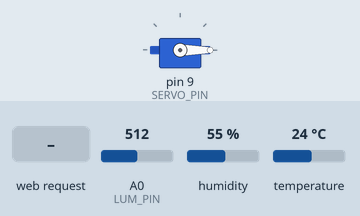
Recording of a sketch running on a simulated Arduino Uno, built with avr-gcc and run on an emulated ATmega328P. Shown: servo. Inputs (shaded band) come from the test bench; at power-on: A0 (LUM_PIN) = 512, humidity 55 %, temperature 24 °C. WiFi joins after 1.5 s; servers stay silent unless stated.

Above: at 1.2 s.
1.3 s: HTTP request GET /ouvrir received
At 1.8 s:
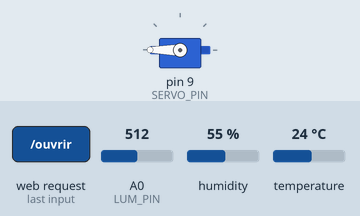
2.8 s: HTTP request GET /fermer received
At 4.0 s:
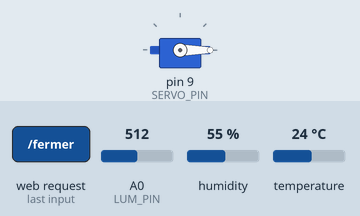
4.3 s: HTTP request GET /auto received
At 5.3 s:
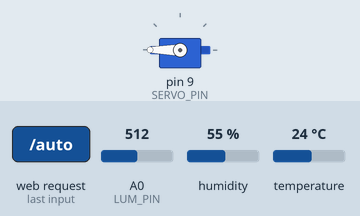
Timing chart, 0 to 7.3 s (numbered marks = the images above; inputs shaded):
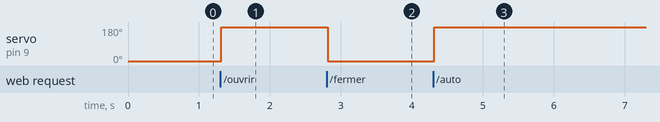

The sketch:

codefinal.ino
```cpp
#include <SPI.h>
#include <Ethernet.h>
#include <Servo.h>
#include <DHT.h>

#define DHTPIN 6
#define DHTTYPE DHT11
#define SERVO_PIN 9
#define LUM_PIN A0

DHT dht(DHTPIN, DHTTYPE);
Servo volet;

byte mac[] = { 0xDE, 0xAD, 0xBE, 0xEF, 0xFE, 0xED };
IPAddress ip(192, 168, 1, 174);

EthernetServer server(80);

bool voletOuvert = false;
float temperature = 0;
float humidite = 0;
int luminosite = 0;
bool modeAuto = false;

void setup() {
  Serial.begin(9600);
  Ethernet.begin(mac, ip);
  server.begin();
  dht.begin();
  volet.attach(SERVO_PIN);
  fermerVolet();
}

void loop() {
  // Lecture des capteurs
  temperature = dht.readTemperature();
  humidite = dht.readHumidity();
  luminosite = analogRead(LUM_PIN);

  // Gestion du mode automatique
  if (modeAuto) {
    if (temperature >= 24.0 && !voletOuvert) {
      ouvrirVolet();
    } else if (temperature <= 21.0 && voletOuvert) {
      fermerVolet();
    }
  }

  EthernetClient client = server.available();
  if (client) {
    String request = "";
    while (client.connected()) {
      if (client.available()) {
        char c = client.read();
        request += c;
        if (request.endsWith("\r\n\r\n")) break;
      }
    }

    // Gestion des actions
    if (request.indexOf("GET /ouvrir") >= 0) { if (!modeAuto) ouvrirVolet(); }
    else if (request.indexOf("GET /fermer") >= 0) { if (!modeAuto) fermerVolet(); }
    else if (request.indexOf("GET /auto") >= 0) { modeAuto = true; }
    else if (request.indexOf("GET /manuel") >= 0) { modeAuto = false; }

    if (request.indexOf("GET /data") >= 0) {
      // Envoi JSON
      client.println("HTTP/1.1 200 OK");
      client.println("Content-Type: application/json");
      client.println("Connection: close");
      client.println();
      client.print("{\"temperature\":");
      client.print(temperature);
      client.print(",\"humidite\":");
      client.print(humidite);
      client.print(",\"luminosite\":");
      client.print(luminosite);
      client.print(",\"volet\":\"");
      client.print(voletOuvert ? "OUVERT" : "FERMÉ");
      client.print("\",\"mode\":\"");
      client.print(modeAuto ? "AUTO" : "MANUEL");
      client.println("\"}");
    } else {
      // Page HTML
      client.println("HTTP/1.1 200 OK");
      client.println("Content-Type: text/html");
      client.println("Connection: close");
      client.println();
      client.println("<!DOCTYPE html><html><head><meta charset='UTF-8'>");
      client.println("<title>Serre Connectée</title>");
      client.println("<script>");
      client.println("function sendCmd(cmd){fetch(cmd);}");
      client.println("function maj(){");
      client.println("fetch('/data').then(r=>r.json()).then(data=>{");
      client.println("document.getElementById('temp').innerText = data.temperature + ' °C';");
      client.println("document.getElementById('hum').innerText = data.humidite + ' %';");
      client.println("document.getElementById('lum').innerText = data.luminosite + ' /1023';");
      client.println("document.getElementById('volet').innerText = data.volet;");
      client.println("document.getElementById('mode').innerText = data.mode;");
      client.println("});}");
      client.println("setInterval(maj, 5000); window.onload=maj;");
      client.println("</script></head>");
      client.println("<body style='font-family:sans-serif'>");
      client.println("<h1>Serre Connectée</h1>");
      client.println("<p><b>Température :</b> <span id='temp'>...</span></p>");
      client.println("<p><b>Humidité :</b> <span id='hum'>...</span></p>");
      client.println("<p><b>Luminosité :</b> <span id='lum'>...</span></p>");
      client.println("<p><b>Volet :</b> <span id='volet'>...</span></p>");
      client.println("<p><b>Mode :</b> <span id='mode'>...</span></p>");
      client.println("<p>");
      client.println("<button onclick=\"sendCmd('/ouvrir')\">Ouvrir</button>");
      client.println("<button onclick=\"sendCmd('/fermer')\">Fermer</button>");
      client.println("</p><p>");
      client.println("<button onclick=\"sendCmd('/auto')\">Mode Auto</button>");
      client.println("<button onclick=\"sendCmd('/manuel')\">Mode Manuel</button>");
      client.println("</p></body></html>");
    }

    delay(1);
    client.stop();
  }
}

void ouvrirVolet() {
  volet.write(180);
  voletOuvert = true;
}

void fermerVolet() {
  volet.write(0);
  voletOuvert = false;
}
```

Measured:
- after the input at 1.3 s, servo on pin 9 (SERVO_PIN): 0° → 180° at once
- after the input at 2.8 s, servo on pin 9 (SERVO_PIN): 180° → 0° at once
- after the input at 4.3 s, servo on pin 9 (SERVO_PIN): 0° → 180° at once
